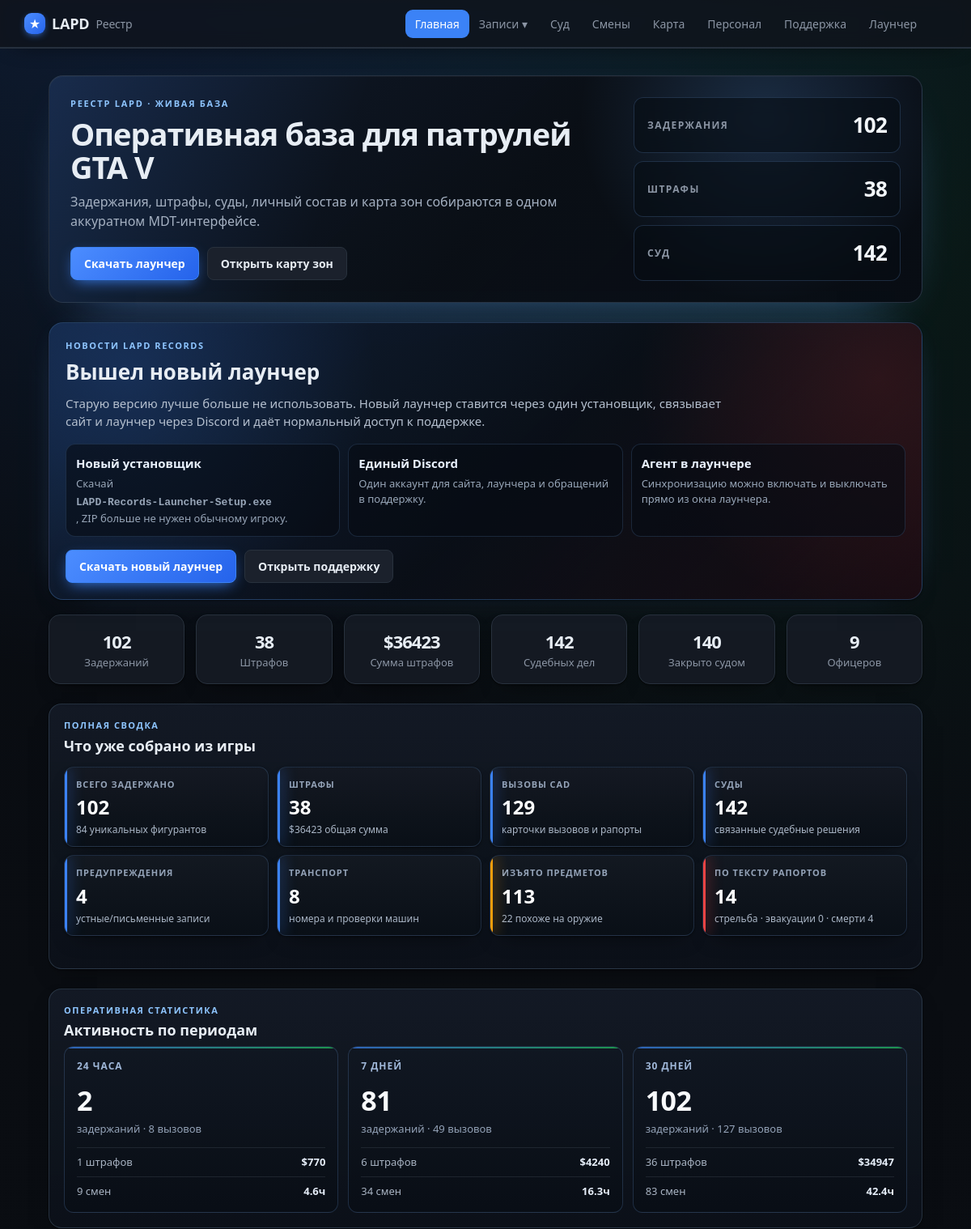
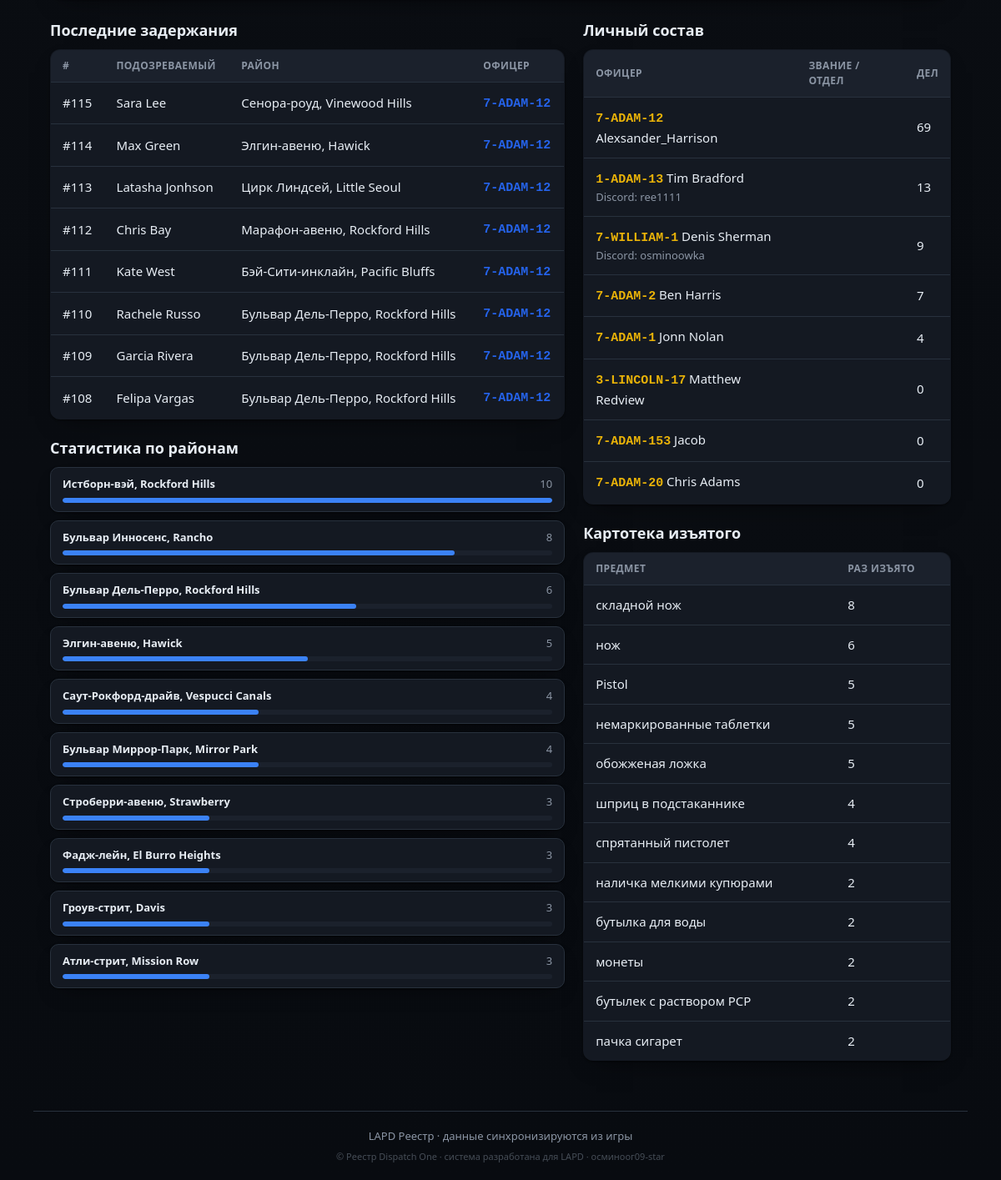
The page / on the database its author committed (2 pictures, top to bottom).
### tables this page shows
CREATE TABLE cases (
                id INTEGER PRIMARY KEY AUTOINCREMENT,
                officer_id INTEGER NOT NULL,
                suspect_name TEXT,
                wanted INTEGER DEFAULT 0,
                license_state TEXT,
                citations INTEGER DEFAULT 0,
                zone TEXT,
                postal TEXT,
                game_time TEXT,
                created_at TEXT NOT NULL,
                screenshot TEXT,
                status TEXT NOT NULL DEFAULT 'submitted',
                discord_sent INTEGER DEFAULT 0,
                vehicle_model TEXT, vehicle_plate TEXT, vehicle_color TEXT,
                charges TEXT, found_items TEXT, reason TEXT, notes TEXT,
                mugshot TEXT, fine INTEGER, bail INTEGER, jail_time TEXT,
                is_test INTEGER DEFAULT 0, external_id TEXT, suspect_dob TEXT,
                FOREIGN KEY (officer_id) REFERENCES officers(id)
            );

CREATE TABLE officers (
                id INTEGER PRIMARY KEY AUTOINCREMENT,
                callsign TEXT UNIQUE NOT NULL,
                name TEXT
            , current_status TEXT, status_since TEXT, rank TEXT, department TEXT, discord TEXT, is_admin INTEGER);

### app/main.py (the view)
@app.route("/")
def index():
    cases_all = db.list_cases(500)
    zones = {}
    for c in cases_all:
        if not c.get("is_test") and c.get("zone"):
            zones[c["zone"]] = zones.get(c["zone"], 0) + 1
    top = sorted(zones.items(), key=lambda kv: -kv[1])[:10]
    mx = top[0][1] if top else 1
    districts = [{"zone": z, "count": n, "pct": round(n * 100 / mx)} for z, n in top]
    return render_template("index.html",
                           summary=db.summary_counts(),
                           cases=db.list_cases(limit=8),
                           officers=db.list_officers_with_stats(),
                           cit=db.citations_summary(),
                           court=db.court_summary(),
                           districts=districts,
                           activity=db.activity_periods(),
                           ops=db.operation_intel(),
                           evidence=db.evidence_catalog())

### app/db.py (called while the page is built)
def fmt_dt(iso):
    try:
        dt = datetime.datetime.fromisoformat(iso)
        return dt.strftime("%d.%m.%Y %H:%M")
    except Exception:
        return iso or "—"

@contextmanager
def get_conn():
    conn = sqlite3.connect(config.DB_PATH)
    conn.row_factory = sqlite3.Row
    try:
        yield conn
        conn.commit()
    finally:
        conn.close()

def _jsonlist(val):
    if not val:
        return []
    try:
        return json.loads(val)
    except Exception:
        return [x.strip() for x in str(val).split(",") if x.strip()]

def _parse_charge(s):
    import re as _re
    m = _re.match(r"^\s*(\S+)\s·\s(.+?)(?:\s\(([^)]+)\))?\s*$", s or "")
    if m:
        return {"code": m.group(1), "desc": m.group(2), "cls": m.group(3) or ""}
    return {"code": "", "desc": s or "", "cls": ""}

def list_cases(limit=100, officer_id=None, status=None):
    q = """SELECT cases.*, officers.callsign, officers.name AS officer_name
           FROM cases JOIN officers ON officers.id = cases.officer_id"""
    conds, params = [], []
    if officer_id:
        conds.append("cases.officer_id=?"); params.append(officer_id)
    if status:
        conds.append("cases.status=?"); params.append(status)
    if conds:
        q += " WHERE " + " AND ".join(conds)
    q += " ORDER BY cases.id DESC LIMIT ?"; params.append(limit)
    with get_conn() as c:
        return [_row_to_case(r) for r in c.execute(q, params).fetchall()]

def status_info(code):
    return DUTY_STATUS.get(code, {"ru": "Не на службе", "cls": "off"})

def _replace_mojibake_pairs(s):
    for bad, good in sorted(_MOJI_TO_CYR.items(), key=lambda x: len(x[0]), reverse=True):
        s = s.replace(bad, good)
    return s

def _fix_rooms(s):
    return re.sub(r"(\d)([А-Я])", lambda m: m.group(1) + _CYR2LAT.get(m.group(2), m.group(2)), s)

def _cp1251_bytes(s):
    out = bytearray()
    for ch in s:
        try:
            out += ch.encode("cp1251")
        except UnicodeEncodeError:
            code = ord(ch)
            if code < 256:
                out.append(code)
            else:
                raise
    return bytes(out)

def citations_summary(officer_id=None):
    with get_conn() as c:
        if officer_id:
            r = c.execute("SELECT COUNT(*), COALESCE(SUM(fine),0) FROM citations WHERE officer_id=?",
                          (officer_id,)).fetchone()
        else:
            r = c.execute("SELECT COUNT(*), COALESCE(SUM(fine),0) FROM citations").fetchone()
        return {"count": r[0], "total_fine": r[1]}

### app/templates/index.html (shortened to what this page needs)
{% extends "base.html" %}
{% block content %}
<section class="hero-panel">
  <div class="hero-copy">
    <div class="eyebrow">РЕЕСТР LAPD · ЖИВАЯ БАЗА</div>
    <h1>Оперативная база для патрулей GTA V</h1>
    <p>Задержания, штрафы, суды, личный состав и карта зон собираются в одном аккуратном MDT-интерфейсе.</p>
    <div class="hero-actions">
      <a class="btn primary" href="{{ url_for('launcher_page') }}">Скачать лаунчер</a>
      <a class="btn" href="{{ url_for('game_map') }}">Открыть карту зон</a>
    </div>
  </div>
  <div class="hero-status">
    <div><span>Задержания</span><b>{{ summary.total }}</b></div>
    <div><span>Штрафы</span><b>{{ cit.count }}</b></div>
    <div><span>Суд</span><b>{{ court.total }}</b></div>
  </div>
</section>
<section class="news-panel news-launcher">
  <div class="news-main">
    <div class="section-kicker">Новости LAPD Records</div>
    <h2>Вышел новый лаунчер</h2>
    <p>Старую версию лучше больше не использовать. Новый лаунчер ставится через один установщик, связывает сайт и лаунчер через Discord и даёт нормальный доступ к поддержке.</p>
  </div>
  <div class="news-list">
    <div><b>Новый установщик</b><span>Скачай <span class="cs">LAPD-Records-Launcher-Setup.exe</span>, ZIP больше не нужен обычному игроку.</span></div>
    <div><b>Единый Discord</b><span>Один аккаунт для сайта, лаунчера и обращений в поддержку.</span></div>
    <div><b>Агент в лаунчере</b><span>Синхронизацию можно включать и выключать прямо из окна лаунчера.</span></div>
  </div>
  <div class="news-actions">
    <a class="btn primary" href="{{ url_for('launcher_page') }}">Скачать новый лаунчер</a>
    <a class="btn" href="{{ url_for('support') }}">Открыть поддержку</a>
  </div>
</section>
<section class="stats stats-6">
  <div class="stat"><div class="num">{{ summary.total }}</div><div class="lbl">Задержаний</div></div>
  <div class="stat"><div class="num">{{ cit.count }}</div><div class="lbl">Штрафов</div></div>
  <div class="stat"><div class="num">${{ cit.total_fine }}</div><div class="lbl">Сумма штрафов</div></div>
  <div class="stat"><div class="num">{{ court.total }}</div><div class="lbl">Судебных дел</div></div>
  <div class="stat"><div class="num">{{ court.closed }}</div><div class="lbl">Закрыто судом</div></div>
  <div class="stat"><div class="num">{{ summary.officers }}</div><div class="lbl">Офицеров</div></div>
</section>
<section class="period-panel">
  <div class="section-kicker">Полная сводка</div>
  <h2>Что уже собрано из игры</h2>
  <div class="intel-grid">
    <div class="intel-card"><span>Всего задержано</span><b>{{ ops.arrests }}</b><small>{{ ops.suspects }} уникальных фигурантов</small></div>
    <div class="intel-card"><span>Штрафы</span><b>{{ ops.citations }}</b><small>${{ ops.fines_total }} общая сумма</small></div>
    <div class="intel-card"><span>Вызовы CAD</span><b>{{ ops.callouts }}</b><small>карточки вызовов и рапорты</small></div>
    <div class="intel-card"><span>Суды</span><b>{{ ops.courts }}</b><small>связанные судебные решения</small></div>
    <div class="intel-card"><span>Предупреждения</span><b>{{ ops.warnings }}</b><small>устные/письменные записи</small></div>
    <div class="intel-card"><span>Транспорт</span><b>{{ ops.vehicles }}</b><small>номера и проверки машин</small></div>
    <div class="intel-card warn"><span>Изъято предметов</span><b>{{ ops.seized_total }}</b><small>{{ ops.weapon_items }} похоже на оружие</small></div>
    <div class="intel-card danger"><span>По тексту рапортов</span><b>{{ ops.shooting_mentions }}</b><small>стрельба · эвакуации {{ ops.evac_mentions }} · смерти {{ ops.fatal_mentions }}</small></div>
  </div>
</section>
<section class="period-panel">
  <div class="section-kicker">Оперативная статистика</div>
  <h2>Активность по периодам</h2>
  <div class="period-grid">
    {% for p in activity %}
      <article class="period-card">
        <div class="period-title">{{ p.label }}</div>
        <div class="period-main">{{ p.arrests }}</div>
        <div class="period-sub">задержаний · {{ p.callouts }} вызовов</div>
        <div class="period-line">
          <span>{{ p.citations }} штрафов</span>
          <b>${{ p.fines_total }}</b>
        </div>
        <div class="period-line">
          <span>{{ p.shifts }} смен</span>
          <b>{{ p.shift_hours }}ч</b>
        </div>
      </article>
    {% endfor %}
  </div>
</section>
<div class="cols">
  <section class="col">
    <h2>Последние задержания</h2>
    {% if cases %}
      <table class="tbl">
        <thead><tr><th>#</th><th>Подозреваемый</th><th>Район</th><th>Офицер</th></tr></thead>
        <tbody>
        {% for c in cases %}
          <tr onclick="location='{{ url_for('case_view', cid=c.id) }}'">
            <td><a class="row-link" href="{{ url_for('case_view', cid=c.id) }}" onclick="event.stopPropagation()">#{{ c.id }}</a></td>
            <td><a class="row-link" href="{{ url_for('file_view', name=c.suspect_name) }}" onclick="event.stopPropagation()">{{ c.suspect_name }}</a>
              {% if c.wanted %}<span class="tag wanted">розыск</span>{% endif %}</td>
            <td>{{ c.zone or '—' }}</td>
            <td>{% if c.callsign %}<a class="cs" href="{{ url_for('officer_view', callsign=c.callsign) }}" onclick="event.stopPropagation()">{{ c.callsign }}</a>{% else %}—{% endif %}</td>
          </tr>
        {% endfor %}
        </tbody>
      </table>
    {% else %}
      <p class="empty">Задержаний пока нет<span class="empty-sub">Появятся после игры.</span></p>
    {% endif %}
    <h2>Статистика по районам</h2>
    {% if districts %}
      <div class="districts">
        {% for d in districts %}
          <div class="district">
            <div class="d-head"><span class="d-name">{{ d.zone }}</span><span class="d-num">{{ d.count }}</span></div>
            <div class="d-bar"><div class="d-fill" style="width: {{ d.pct }}%"></div></div>
          </div>
        {% endfor %}
      </div>
    {% else %}
      <p class="empty">Данных по районам пока нет<span class="empty-sub">Появятся, когда будут записи с местами.</span></p>
    {% endif %}
  </section>
  <section class="col">
    <h2>Личный состав</h2>
    {% if officers %}
      <table class="tbl">
        <thead><tr><th>Офицер</th><th>Звание / отдел</th><th>Дел</th></tr></thead>
        <tbody>
        {% for o in officers %}
          <tr onclick="location='{{ url_for('officer_view', callsign=o.callsign) }}'">
            <td><span class="cs">{{ o.callsign }}</span> {{ o.name or '' }}
              {% if o.discord %}<div class="muted small">Discord: {{ o.discord }}</div>{% endif %}</td>
            <td><span class="sb-rankdept" data-cs="{{ o.callsign }}"></span></td>
            <td>{{ o.cases_count }}</td>
          </tr>
        {% endfor %}
        </tbody>
      </table>
    {% else %}
      <p class="empty">Офицеров пока нет<span class="empty-sub">Появятся после первой смены.</span></p>
    {% endif %}
    {% if evidence %}
      <h2>Картотека изъятого</h2>
      <table class="tbl">
        <thead><tr><th>Предмет</th><th>Раз изъято</th></tr></thead>
        <tbody>
          {% for item, n in evidence[:12] %}
            <tr><td>{{ item }}</td><td>{{ n }}</td></tr>
          {% endfor %}
        </tbody>
      </table>
    {% endif %}
  </section>
</div>
{% endblock %}

### rows shown on the page
cases: id "115", suspect_name "Sara Lee", zone "Сенора-роуд, Vinewood Hills", callsign "7-ADAM-12"
cases: id "114", suspect_name "Max Green", zone "Элгин-авеню, Hawick", callsign "7-ADAM-12"
cases: id "113", suspect_name "Latasha Jonhson", zone "Цирк Линдсей, Little Seoul", callsign "7-ADAM-12"
cases: id "112", suspect_name "Chris Bay", zone "Марафон-авеню, Rockford Hills", callsign "7-ADAM-12"
cases: id "111", suspect_name "Kate West", zone "Бэй-Сити-инклайн, Pacific Bluffs", callsign "7-ADAM-12"
cases: id "110", suspect_name "Rachele Russo", zone "Бульвар Дель-Перро, Rockford Hills", callsign "7-ADAM-12"
cases: id "109", suspect_name "Garcia Rivera", zone "Бульвар Дель-Перро, Rockford Hills", callsign "7-ADAM-12"
cases: id "108", suspect_name "Felipa Vargas", zone "Бульвар Дель-Перро, Rockford Hills", callsign "7-ADAM-12"
officers: callsign "7-ADAM-12", name "Alexsander_Harrison", cases_count "69"
officers: callsign "1-ADAM-13", name "Tim Bradford", discord "ree1111", cases_count "13"
officers: callsign "7-WILLIAM-1", name "Denis Sherman", discord "osminoowka", cases_count "9"
officers: callsign "7-ADAM-2", name "Ben Harris", cases_count "7"
officers: callsign "7-ADAM-1", name "Jonn Nolan", cases_count "4"
officers: callsign "3-LINCOLN-17", name "Matthew Redview", cases_count "0"
officers: callsign "7-ADAM-153", name "Jacob", cases_count "0"
officers: callsign "7-ADAM-20", name "Chris Adams", cases_count "0"

### other values the page prints
{{ community }} "LAPD"
{{ summary.total }} "102"
{{ cit.count }} "38"
{{ court.total }} "142"
{{ cit.total_fine }} "36423"
{{ court.closed }} "140"
{{ summary.officers }} "9"
{{ ops.arrests }} "102"
{{ ops.suspects }} "84"
{{ ops.citations }} "38"
{{ ops.fines_total }} "36423"
{{ ops.callouts }} "129"
{{ ops.courts }} "142"
{{ ops.warnings }} "4"
{{ ops.vehicles }} "8"
